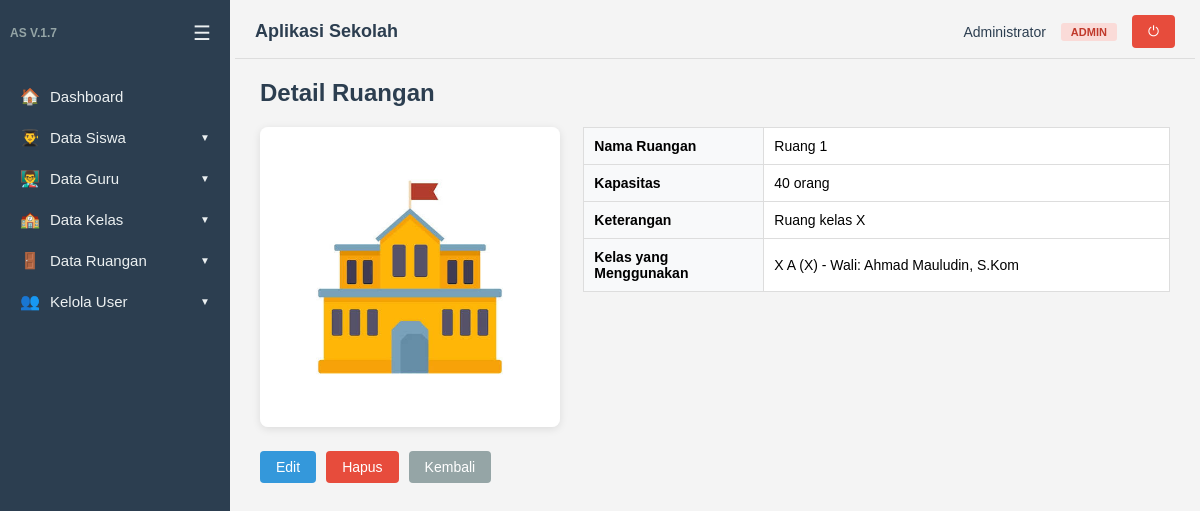
Page /ruang/detail.php?id=1 (signed in) on the committed database.
### tables this page shows
CREATE TABLE `datakelas` (
  `id_kelas` int(11) NOT NULL,
  `namakelas` varchar(100) NOT NULL,
  `tingkat` enum('X','XI','XII') NOT NULL,
  `tahunajaran` varchar(20) NOT NULL,
  `idguru` int(11) DEFAULT NULL,
  `idsiswa` int(11) DEFAULT NULL,
  `idruang` int(11) DEFAULT NULL
);

CREATE TABLE `dataruang` (
  `id_ruang` int(11) NOT NULL,
  `nama_ruang` varchar(100) NOT NULL,
  `kapasitas` int(11) DEFAULT 0,
  `keterangan` text DEFAULT NULL,
  `foto` varchar(100) DEFAULT NULL
);

CREATE TABLE `dataguru` (
  `id` int(5) NOT NULL,
  `nama` varchar(50) NOT NULL,
  `nip` varchar(20) NOT NULL,
  `mapel` varchar(50) NOT NULL,
  `alamat` varchar(100) DEFAULT NULL,
  `foto` varchar(100) DEFAULT NULL
);

### auth.php (called while the page is built, shortened)
<?php
if (!function_exists('isLoggedIn')) {
    function isLoggedIn()
    {
        return isset($_SESSION['user_id']);
    }
}
if (!function_exists('hasRole')) {
    function hasRole($roles)
    {
        $userRole = $_SESSION['role'];
        if (is_array($roles)) {
            return in_array($userRole, $roles);
        }
        return $userRole === $roles;
    }
}

### ruang/detail.php (the view, shortened to what this page needs)
<?php
include dirname(__DIR__) . '/auth.php';
$id = isset($_GET['id']) ? (int)$_GET['id'] : 0;
$query = "SELECT r.*, k.namakelas, k.tingkat, g.nama as wali_kelas
          FROM dataruang r
          LEFT JOIN datakelas k ON r.id_ruang = k.idruang
          LEFT JOIN dataguru g ON k.idguru = g.id
          WHERE r.id_ruang = $id";
$data = mysqli_query($koneksi, $query);
$ruang = mysqli_fetch_assoc($data);
include dirname(__DIR__) . '/layout/header.php';
?>
<h2>Detail Ruangan</h2>
<div style="display: flex; gap: 30px; flex-wrap: wrap; margin-bottom: 20px;">
    <div style="flex: 1; min-width: 250px; text-align: center;">
        <img src="<?= BASE_URL; ?>/uploads/foto_ruang/<?= $ruang['foto'] ?: 'default-ruang.jpg' ?>" width="300" style="border-radius:8px; box-shadow:0 2px 8px rgba(0,0,0,.1);">
    </div>
    <div style="flex: 2; min-width: 300px;">
        <table style="width:100%; border-collapse:collapse;">
            <tr>
                <td style="padding:10px; font-weight:bold; width:180px; background:#f8f9fa;">Nama Ruangan</td>
                <td style="padding:10px;"><?= htmlspecialchars($ruang['nama_ruang']) ?></td>
            </tr>
            <tr>
                <td style="padding:10px; font-weight:bold; background:#f8f9fa;">Kapasitas</td>
                <td style="padding:10px;"><?= $ruang['kapasitas'] ?> orang</td>
            </tr>
            <tr>
                <td style="padding:10px; font-weight:bold; background:#f8f9fa;">Keterangan</td>
                <td style="padding:10px;"><?= htmlspecialchars($ruang['keterangan'] ?? '-') ?></td>
            </tr>
            <tr>
                <td style="padding:10px; font-weight:bold; background:#f8f9fa;">Kelas yang Menggunakan</td>
                <td style="padding:10px;">
                    <?php if ($ruang['namakelas']) : ?>
                        <?= htmlspecialchars($ruang['namakelas']) ?> (<?= htmlspecialchars($ruang['tingkat']) ?>) - Wali: <?= htmlspecialchars($ruang['wali_kelas'] ?? '-') ?>
                    <?php else : ?>
                        <span style="color:#e74c3c;">Belum digunakan</span>
                    <?php endif; ?>
                </td>
            </tr>
        </table>
    </div>
</div>
<div style="display: flex; gap: 10px;">
    <?php if (hasRole('admin')): ?>
    <a class="btn" href="edit.php?id=<?= $ruang['id_ruang'] ?>">Edit</a>
    <a class="btn btn-danger" href="hapus.php?id=<?= $ruang['id_ruang'] ?>" onclick="return confirm('Yakin ingin menghapus?')">Hapus</a>
    <?php endif; ?>
    <a class="btn" href="tampil.php" style="background:#95a5a6;">Kembali</a>
</div>
<?php include dirname(__DIR__) . '/layout/footer.php'; ?>

### layout/header.php (style rules this page uses)
* { box-sizing: border-box; margin: 0; padding: 0; }
body { font-family: Arial, Helvetica, sans-serif; background: #f4f4f4; display: flex; min-height: 100vh; }
h2 { margin-bottom: 20px; color: #2c3e50; }
table { border-collapse: collapse; width: 100%; background: #fff; margin-bottom: 15px; }
table th, table td { border: 1px solid #ddd; padding: 9px 12px; text-align: left; font-size: 14px; }
.btn { display: inline-block; background: #3498db; color: #fff; border: 0; padding: 8px 16px; border-radius: 4px; cursor: pointer; text-decoration: none; font-size: 14px; }
.btn-danger { background: #e74c3c; }

### rows in the picture
datakelas: idruang.foto (placeholder picture), idruang.nama_ruang "Ruang 1", idruang.kapasitas "40", idruang.keterangan "Ruang kelas X", namakelas "X A", tingkat "X", idguru.nama "Ahmad Mauludin, S.Kom"

### other values in the picture
$item['icon'] "🏠"
$item['label'] "Dashboard"
$item['icon'] "👨‍🎓"
$item['label'] "Data Siswa"
$item['icon'] "👨‍🏫"
$item['label'] "Data Guru"
$item['icon'] "🏫"
$item['label'] "Data Kelas"
$item['icon'] "🚪"
$item['label'] "Data Ruangan"
$item['icon'] "👥"
$item['label'] "Kelola User"
$user['nama_lengkap'] "Administrator"
$roleLabels[$user['role']] "ADMIN"
